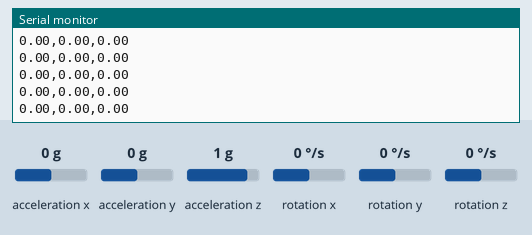
Simulated run of this sketch. Board: ESP8266 (NodeMCU). Parts: the last lines printed to the serial monitor. The test bench sets the inputs (shaded band); at power-on: acceleration x 0 g, acceleration y 0 g, acceleration z 1 g, rotation z 0 °/s, rotation x 0 °/s, rotation y 0 °/s.

Above: at 1.7 s.
1.8 s: acceleration x set to -1.4 g
3.3 s: acceleration y set to -1.4 g
At 3.9 s:
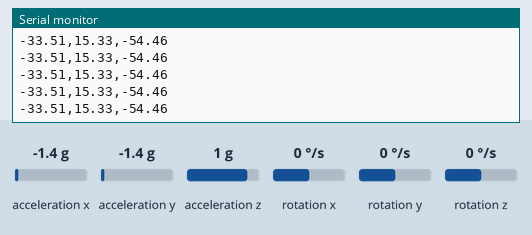
4.8 s: acceleration z set to -1.4 g
At 5.5 s:
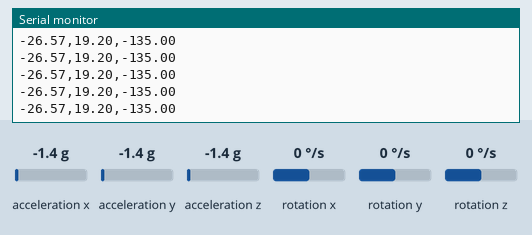
6.3 s: rotation z set to -192 °/s
At 7.3 s:
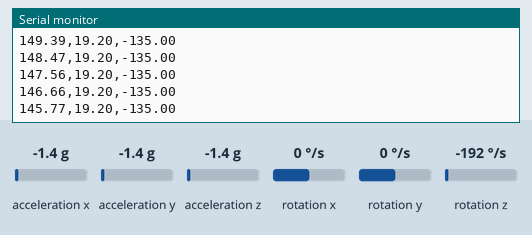
Timing chart, 0 to 8.8 s (numbered marks = the images above; inputs shaded):
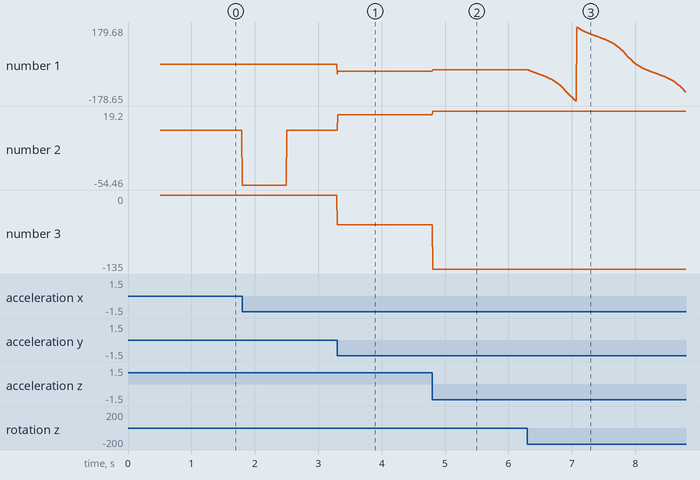

The sketch:

MPU6050_3D_SIm.ino
```cpp
#include <Wire.h>
#include "I2Cdev.h"
#include "MPU6050_6Axis_MotionApps20.h"

MPU6050 mpu;

bool dmpReady = false;
uint16_t packetSize;
uint8_t fifoBuffer[64];

Quaternion q;
VectorFloat gravity;
float ypr[3];

// Offsets (replace with calibrated values if available)
float yaw_offset = 0;
float pitch_offset = 0;
float roll_offset = 0;

bool calibrated = false;
unsigned long startTime;

void setup() {
  Serial.begin(115200);
  Wire.begin(D2, D1);

  mpu.initialize();

  // Basic offsets (can improve later)
  mpu.setXAccelOffset(-2000);
  mpu.setYAccelOffset(-1000);
  mpu.setZAccelOffset(1000);
  mpu.setXGyroOffset(50);
  mpu.setYGyroOffset(20);
  mpu.setZGyroOffset(30);

  if (mpu.dmpInitialize() == 0) {
    mpu.setDMPEnabled(true);
    dmpReady = true;
    packetSize = mpu.dmpGetFIFOPacketSize();
  }

  startTime = millis();
}

void loop() {
  if (!dmpReady) return;

  if (mpu.getFIFOCount() >= packetSize) {

    mpu.getFIFOBytes(fifoBuffer, packetSize);

    mpu.dmpGetQuaternion(&q, fifoBuffer);
    mpu.dmpGetGravity(&gravity, &q);
    mpu.dmpGetYawPitchRoll(ypr, &q, &gravity);

    float yaw   = ypr[0] * 180 / PI;
    float pitch = ypr[1] * 180 / PI;
    float roll  = ypr[2] * 180 / PI;

    // 🟢 Auto zero calibration (first 2 seconds)
    if (!calibrated && millis() - startTime > 2000) {
      yaw_offset = yaw;
      pitch_offset = pitch;
      roll_offset = roll;
      calibrated = true;
    }

    // Apply offsets
    yaw   -= yaw_offset;
    pitch -= pitch_offset;
    roll  -= roll_offset;

    Serial.print(yaw);
    Serial.print(",");
    Serial.print(pitch);
    Serial.print(",");
    Serial.println(roll);
  }
}
```

Measured:
- after the input at 3.3 s, the serial monitor: prints a new line at once (image 1)
- after the input at 4.8 s, the serial monitor: prints a new line at once (image 2)
- after the input at 6.3 s, the serial monitor: prints a new line at once (image 3)
- plotted number 1: 0 → -33.51 after the input at 3.3 s, -33.51 → -26.57 after the input at 4.8 s, -26.57 → -136.27 after the input at 6.3 s
- plotted number 2: 0 → 15.33 after the input at 3.3 s, 15.33 → 19.2 after the input at 4.8 s
- plotted number 3: -54.46 → -135 after the input at 4.8 s
